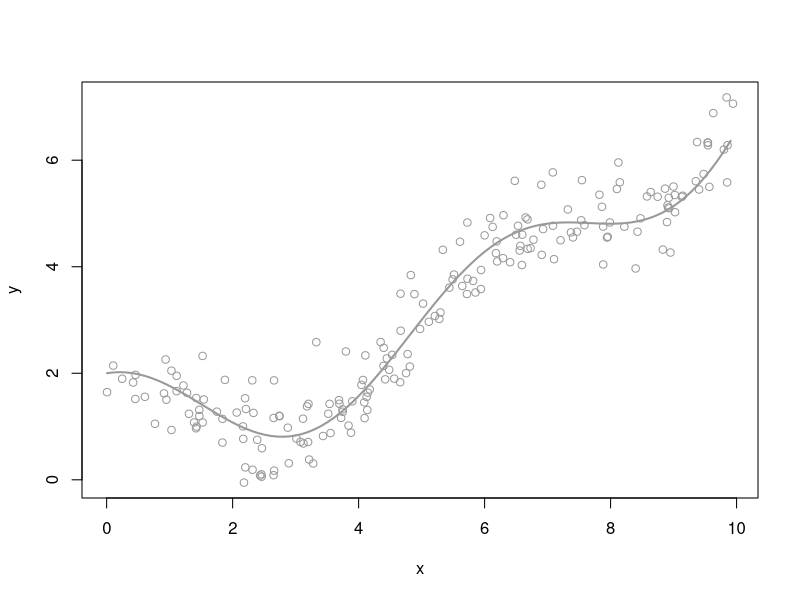
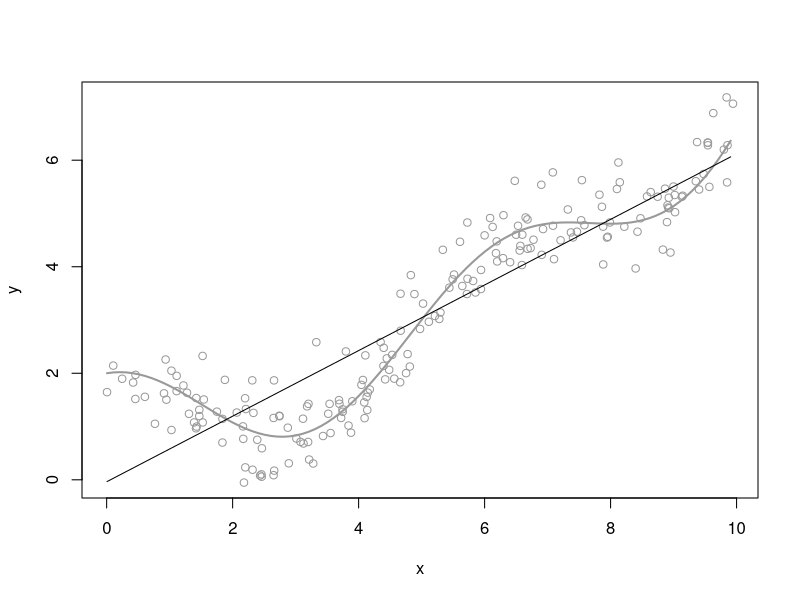
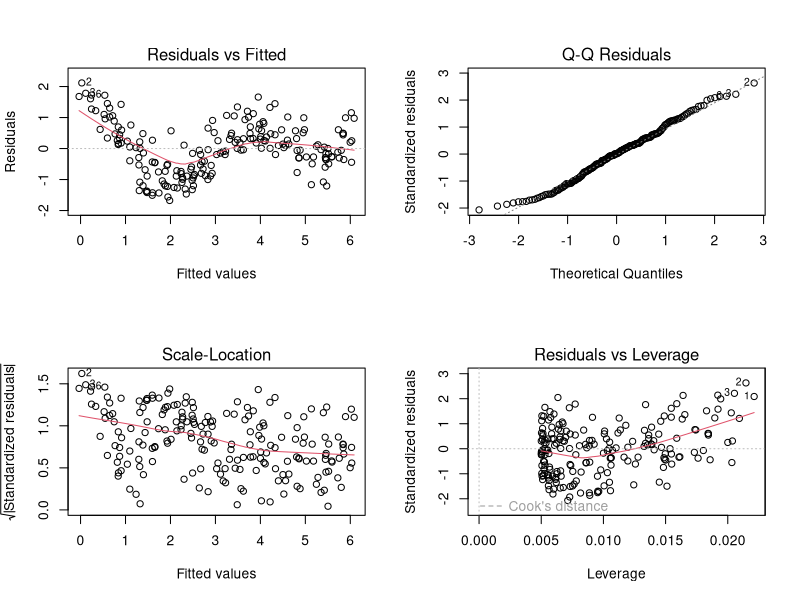
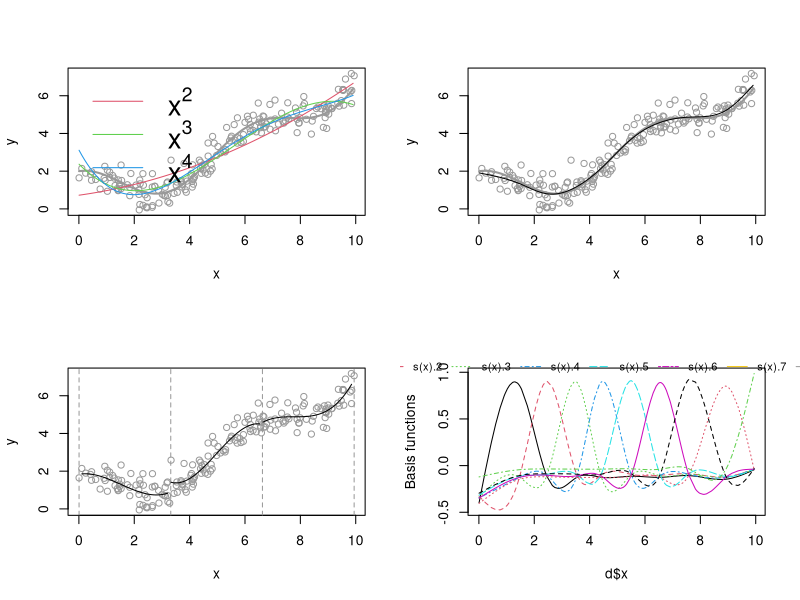
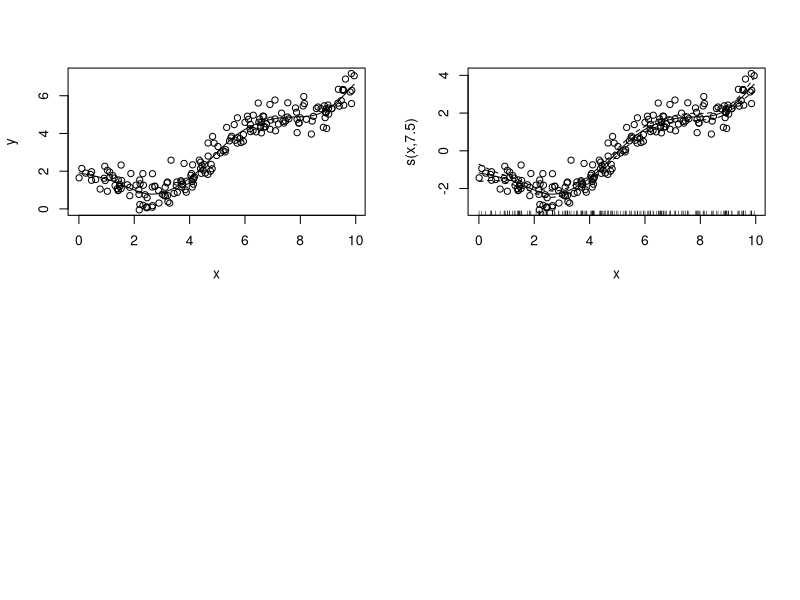

These figures' R source, in order:
## ---- chunk 1

library(mgcv)

knitr::opts_chunk$set(echo = TRUE, cache=TRUE, comment="##", message = FALSE, warning = FALSE, tidy = TRUE, eval=TRUE, out.width = "70%", collapse=TRUE, fig.align="center")

## ---- chunk 2

set.seed(123) # make the example reproducible
n<-200 # number of points
x<-sort(runif(n,0,10)) 

f<-function(i){ # build a complex function
  cos(i)+exp(0.2*i)
}
y<-f(x)+rnorm(length(x),0,0.5) # add some random variation
d<-data.frame(x,y) # build a data.frame

## ---- chunk 3

plot(y~x,data=d,xlab="x",ylab="y",col="grey60")
v<-seq(min(d$x),max(d$x),by=0.1)
lines(v,f(v),col="grey60",lwd=2) 

## ---- chunk 4

plot(y~x,data=d,xlab="x",ylab="y",col="grey60")
lines(v,f(v),col="grey60",lwd=2) ## generating function (TRUE function)
m<-lm(y~x,data=d)
p<-predict(m,data.frame(x=v))
lines(v,p,lwd=1)

## ---- chunk 5
par(mfrow=c(2,2))
plot(m)

## ---- chunk 6

plot(y~x,data=d,xlab="x",ylab="y",col="grey60")
lines(v,f(v),col="grey60",lwd=2) ## generating function (TRUE function)

m2<-lm(y~poly(x,2),data=d)
p<-predict(m2,data.frame(x=v))
lines(v,p,col=2)

m3<-lm(y~poly(x,3),data=d)
p<-predict(m3,data.frame(x=v))
lines(v,p,col=3)

m4<-lm(y~poly(x,4),data=d)
p<-predict(m4,data.frame(x=v))
lines(v,p,col=4)

legend("topleft",lwd=1,cex=2,col=2:4,legend=c(expression(x^2),expression(x^3),expression(x^4)),bty="n")

## ---- chunk 7
library(mgcv)

g<-gam(y~s(x,bs="cr"),data=d) # a gam
## ---- chunk 8
plot(y~x,data=d,xlab="x",ylab="y",col="grey60")
lines(v,f(v),col="grey60",lwd=2) ## generating function (TRUE function)

p<-predict(g,data.frame(x=v))
lines(v,p,col="black")
## ---- chunk 9

plot(y~x,data=d,xlab="x",ylab="y",col="grey60")
knots<-seq(min(d$x),max(d$x),length.out=4)
b<-cut(d$x,breaks=knots)
abline(v=knots,lty=2,col="grey60")

d$b<-b

l<-split(d,d$b)

invisible(lapply(l,function(i){
  m<-lm(y~poly(x,3),data=i)  
  v<-seq(min(i$x),max(i$x),by=0.1)
  p<-predict(m,data.frame(x=v))
  lines(v,p)
}))

## ---- chunk 10
mm <- predict(g, type = "lpmatrix")
matplot(d$x,mm[,-1],type="l",ylab="Basis functions")
nn <- ncol(mm[,-1])
legend("top",horiz=TRUE,colnames(mm[,-1]),cex=0.8,col=seq_len(nn),lty=seq_len(nn),inset=c(0,-0.1),xpd=TRUE,bty="n")
## ---- chunk 11
plot(y~x,data=d)
lines(d$x,mm%*%g$coefficients)
## ---- chunk 12
g1<-gam(y~x,data=d)
summary(g)

## ---- chunk 13
g2<-gam(y~s(x),data=d)
summary(g)
plot(g,residuals=TRUE,pch=1)
